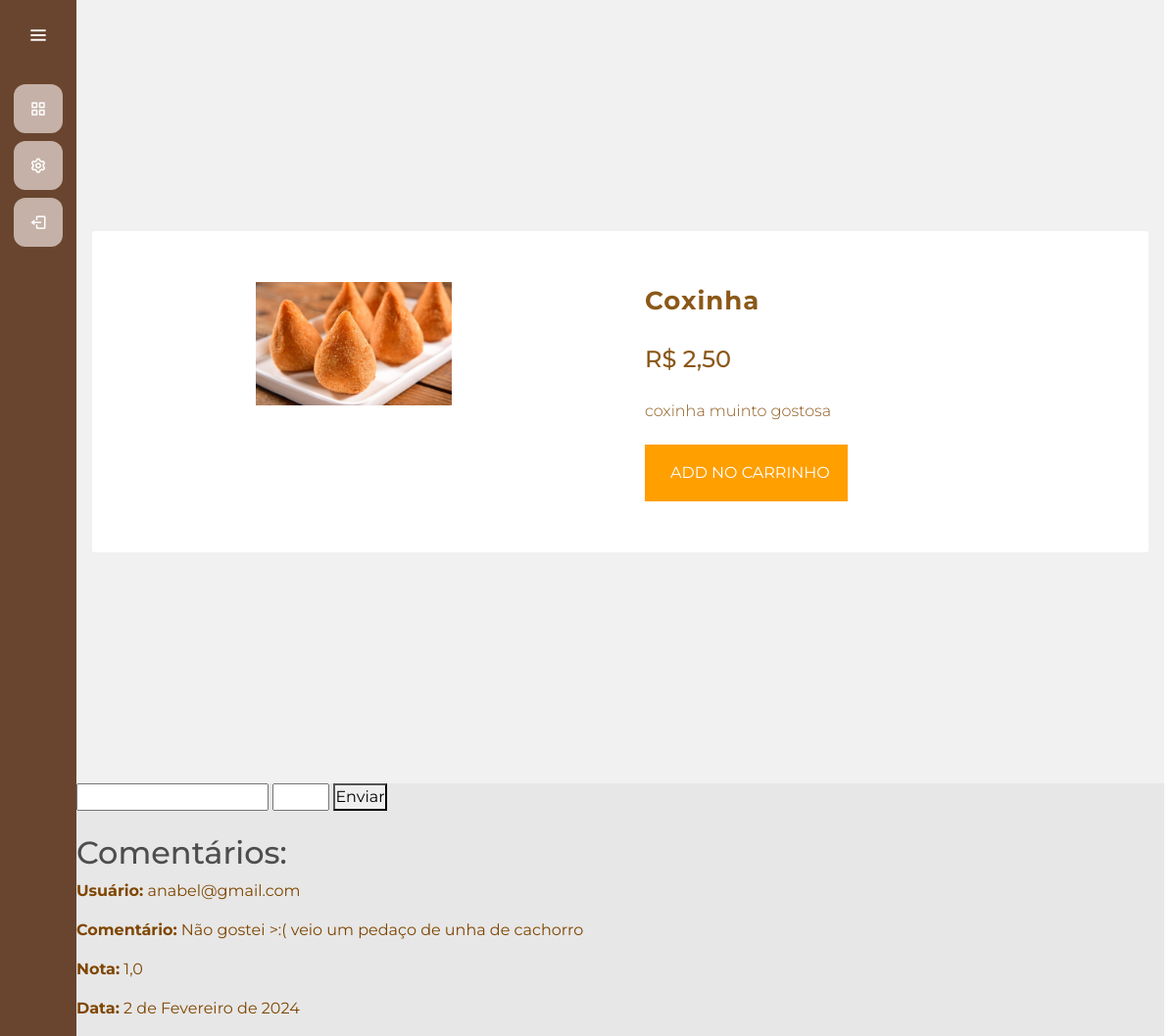
The app's page /usuarios/produto/2/ (signed in) with its own data.
### gerenciamento/models.py (models this page shows, shortened)
class Produto(models.Model):
    CATEGORIA_CHOICES = [
        ('doce', 'Doce'),
        ('salgado', 'Salgado'),
        ('bebida', 'Bebida'),
        ('bolo', 'Bolo')
    ]
    id_produto = models.AutoField(primary_key=True)
    nome_produto = models.CharField(max_length=255)
    descricao = models.CharField(max_length=255)
    preco = models.FloatField()
    ingredientes = models.ManyToManyField(Ingrediente, through='ProdutoIngrediente')
    categoria = models.CharField(max_length=15, choices=CATEGORIA_CHOICES, default='salgado')
    imagem = models.ImageField(upload_to='media/', null=True, blank=True)
    @property
    def imageURL(self):
        try:
            url = self.imagem.url
        except:
            url = ''
        return url

class Avaliacao(models.Model):
    usuario = models.ForeignKey(usuarios_models.Usuario, on_delete=models.CASCADE)
    produto = models.ForeignKey('Produto', on_delete=models.CASCADE, related_name='likes')
    comentario = models.TextField()
    data = models.DateField(auto_now_add=True)
    nota = models.FloatField()

### usuarios/models.py (models this page shows)
class Usuario (AbstractUser):
    telefone = models.CharField(max_length=20)
    cpf = models.CharField(max_length=11, primary_key=True, unique=True)
    endereco = models.CharField(max_length=255)
    permissao = models.BooleanField(default=False)
    groups = models.ManyToManyField('auth.Group', related_name='usuarios', blank=True)
    user_permissions = models.ManyToManyField('auth.Permission', related_name='usuarios', blank=True)
    REQUIRED_FIELDS = ['email']
    def __str__(self) -> str:
        return self.username

### usuarios/views.py (the view)
# urls.py: path('produto/<int:id_produto>/', views.produto, name='produto'),
@login_required(login_url='/usuarios/cadastro/')
def produto(request, id_produto):
    produto = get_object_or_404(Produto, id_produto=id_produto)
    if request.user.is_authenticated:
        pedido, criado = Pedido.objects.get_or_create(cliente=request.user, data=datetime.datetime.now(), completo=False)
        itens = pedido.pedidoproduto_set.all()
        carrinho_itens = pedido.get_carrinho_itens
        avaliacoes = Avaliacao.objects.filter(produto=produto)
        if request.method == 'POST':
            comentario = request.POST.get('comentario')
            nota = request.POST.get('nota')
            avaliacao = Avaliacao.objects.create(usuario=request.user, produto=produto, comentario=comentario, nota=nota)
            avaliacao.save()
            return redirect(f'/usuarios/produto/{id_produto}/')
        else:
            avaliacoes = Avaliacao.objects.filter(produto=produto)
    else:
        itens = []
        carrinho_itens = {'get_carrinho_total': 0, 'get_carrinho_itens': 0}
    contexto = {'produto': produto, 'pedido': pedido, 'itens': itens, 'carrinho_itens': carrinho_itens, 'avaliacoes': avaliacoes}
    return render(request, 'produto.html', contexto)

### gerenciamento/models.py (called while the page is built)
    @property
    def get_carrinho_itens(self):
        pedido_produtos = self.pedidoproduto_set.all()
        total = sum([item.quantidade_comprada for item in pedido_produtos])
        return total

### usuarios/templates/produto.html (shortened to what this page needs)
{% extends "cliente.html" %}
{% load static %}
{% block 'head' %}
    <link rel="stylesheet" href="{% static 'usuarios/css/telaprincipal.css' %}">
    <link rel="stylesheet" href="{% static 'usuarios/css/detalheProduto.css' %}">
    <link rel="stylesheet" href="{% static 'gerenciamento/css/gerenciamento.css' %}">
{% endblock %}
{% block 'dashboard' %}
<body>
    <div class = "main-wrapper">
        <div class = "container">
            <div class = "product-div">
                <div class = "product-div-left">
                    <div class = "img-container">
                        <img src = "{{produto.imageURL}}" alt = "{{produto.nome_produto}}">
                    </div>
                </div>
                <div class = "product-div-right">
                    <span class = "product-name">{{produto.nome_produto}}</span>
                    <span class = "product-price">R$ {{produto.preco|floatformat:2}}</span>
                    <p class = "product-description">{{produto.descricao}}</p>
                    <div class = "btn-groups">
                        <button type = "button" class = "add-cart-btn">add no carrinho</button>
                    </div>
                </div>
            </div>
        </div>
    </div>
    <form id="avaliacao-produto" method="POST" action="{% url 'produto' produto.id_produto %}"> {% csrf_token %}
        <input type="text" name="comentario" value="{{comentario}}">
        <input type="number" name="nota" min="1" max="5" step="0.1" value="{{nota}}">
        <button type="submit">Enviar</button>
    </form>
    <br>
    {% if avaliacoes %}
    <h2>Comentários:</h2>
    <ul>
        {% for avaliacao in avaliacoes %}
            <li>
                <p><strong>Usuário:</strong> {{ avaliacao.usuario }}</p>
                <p><strong>Comentário:</strong> {{ avaliacao.comentario }}</p>
                <p><strong>Nota:</strong> {{ avaliacao.nota }}</p>
                <p><strong>Data:</strong> {{ avaliacao.data }}</p>
            </li>
        {% endfor %}
    </ul>
    {% else %}
        <p>Não há comentários para este produto.</p>
    {% endif %}
</body>
{% endblock %}

### templates/static/general/css/base.css (style rules this page uses)
* { margin: 0; padding: 0; box-sizing: border-box; font-family: "Montserrat" , sans-serif; }
body { background-color: hsl(0, 0%, 98%); }
h1,h2,h3,h4,h5,h6 { color:hsl(0, 0%, 30%); }

### templates/static/general/css/general.css (style rules this page uses)
:root { --main-color: #c5b1a7; --dark-color: #69452F; --light-color: #E7E7E7; --contrast-color: #faab66; --differential-color: #4b280b; --red-color: #9E7047; }

### templates/static/usuarios/css/telaprincipal.css (style rules this page uses)
:root { --main-color: #c5b1a7; --dark-color: #69452F; --light-color: #E7E7E7; --contrast-color: #faab66; --differential-color: #4b280b; --red-color: #9E7047; }
* { margin: 0; padding: 0; box-sizing: border-box; outline: none; font-family: 'Montserrat', sans-serif; }
body { width: 100%; height: auto; display: flex; }

### templates/static/usuarios/css/detalheProduto.css (style rules this page uses)
* { padding: 0; margin: 0; box-sizing: border-box; }
html, body { font-family: 'Roboto', sans-serif; }
img { width: 100%; display: block; }
.main-wrapper { min-height: 100vh; background-color: #f1f1f1; display: flex; align-items: center; justify-content: center; }
.container { max-width: 1200px; padding: 0 1rem; margin: 0 auto; }
.product-div { margin: 1rem 0; padding: 2rem 0; display: grid; grid-template-columns: repeat(2, 1fr); background-color: #fff; border-radius: 3px; column-gap: 10px; }
.product-div-left { padding: 20px; }
.product-div-right { padding: 20px; }
.img-container img { width: 200px; margin: 0 auto; }
.product-div-right span { display: block; }
.product-name { font-size: 26px; margin-bottom: 22px; font-weight: 700; letter-spacing: 1px; opacity: 0.9; }
.product-price { font-weight: 700; font-size: 24px; opacity: 0.9; font-weight: 500; }
.product-description { font-weight: 18px; line-height: 1.6; font-weight: 300; opacity: 0.9; margin-top: 22px; }
.btn-groups { margin-top: 22px; }
.btn-groups button { display: inline-block; font-size: 16px; font-family: inherit; text-transform: uppercase; padding: 15px 16px; color: #fff; cursor: pointer; transition: all 0.3s ease; }
.add-cart-btn { background-color: #FF9F00; border: 2px solid #FF9F00; margin-right: 8px; }

### templates/static/gerenciamento/css/gerenciamento.css (style rules this page uses)
:root { --main-color: #c5b1a7; --dark-color: #69452F; --light-color: #E7E7E7; --contrast-color: #faab66; --differential-color: #4b280b; --red-color: #9E7047; }

### records on screen
Produto: imageURL (picture), nome_produto "Coxinha", preco "2,50", descricao "coxinha muinto gostosa"
Avaliacao: usuario "anabel@gmail.com", comentario "Não gostei >:( veio um pedaço de unha de cachorro", nota "1,0", data "2 de Fevereiro de 2024"
